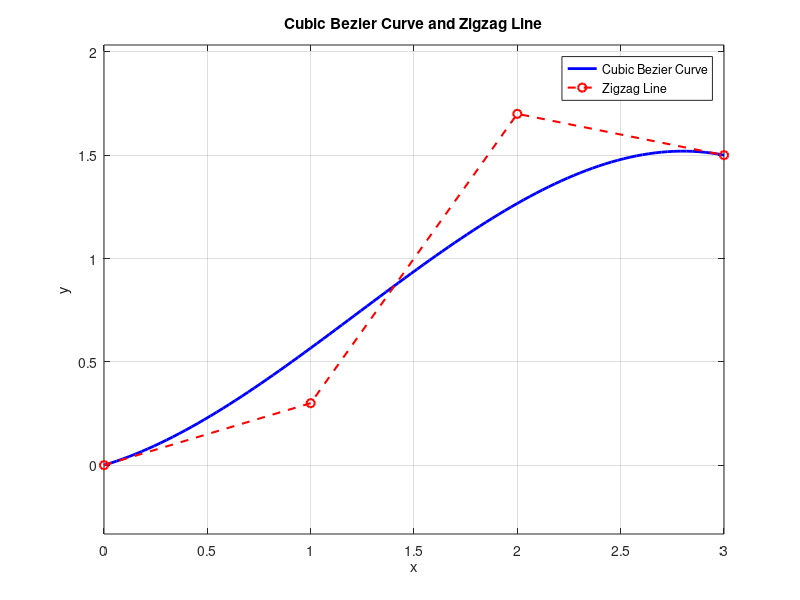

MATLAB code for this plot:
clc;

P0 = [0, 0];    % (0, 0)
P1 = [1, 0.3];  % (1, 0.3)
P2 = [2, 1.7];  % (2, 1.7)
P3 = [3, 1.5];  % (3, 1.5)

t = linspace(0, 1, 100);  % Adjust the number of points as needed

% Compute the cubic Bezier curve
Bx = (1-t).^3 .* P0(1) + 3*(1-t).^2 .* t .* P1(1) + 3*(1-t) .* t.^2 .* P2(1) + t.^3 .* P3(1);
By = (1-t).^3 .* P0(2) + 3*(1-t).^2 .* t .* P1(2) + 3*(1-t) .* t.^2 .* P2(2) + t.^3 .* P3(2);

% Plot the Bezier curve
plot(Bx, By, 'b-', 'LineWidth', 2);
hold on;

% Plot the zigzag line
points = [0, 0; 1, 0.3; 2, 1.7; 3, 1.5];
plot(points(:, 1), points(:, 2), 'r--o', 'LineWidth', 1.5);

% Add labels and legend
xlabel('x');
ylabel('y');
title('Cubic Bezier Curve and Zigzag Line');
legend('Cubic Bezier Curve', 'Zigzag Line', 'Location', 'Best');

% Set axis equal and grid
axis equal;
grid on;

% Show plot
hold off;

% find the Bezier curve passes through all of the original four points


